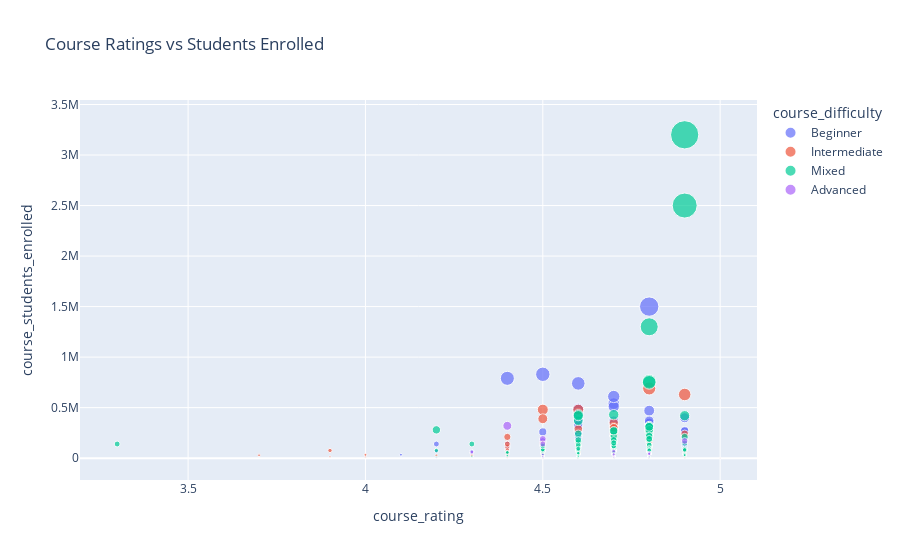

The cell this chart's notebook holds for it:
### Markdown cell above
### Course ratings vs Students Enrolled

### Code cell
fig = px.scatter(df, x='course_rating', y='course_students_enrolled', 
                 size='course_students_enrolled', color='course_difficulty', 
                 hover_data=['course_title', 'course_organization'], 
                 title='Course Ratings vs Students Enrolled')
fig.show()

### Figure 1 — Plotly figure (JSON) as saved in the notebook; plotly's stock layout.template omitted (floating-point values rounded to 4 significant figures; data arrays with more than 128 entries replaced by an {"elided": "..."} marker saying what was removed)
{"data": [{"customdata": {"elided": "487x2 str values"}, "hovertemplate": "course_difficulty=Beginner<br>course_rating=%{x}<br>course_students_enrolled=%{marker.size}<br>course_title=%{customdata[0]}<br>course_organization=%{customdata[1]}<extra></extra>", "legendgroup": "Beginner", "marker": {"color": "#636efa", "size": {"elided": "487 int values"}, "sizemode": "area", "sizeref": 8000, "symbol": "circle"}, "mode": "markers", "name": "Beginner", "orientation": "v", "showlegend": true, "type": "scatter", "x": {"elided": "487 float values"}, "xaxis": "x", "y": {"elided": "487 int values"}, "yaxis": "y"}, {"customdata": {"elided": "198x2 str values"}, "hovertemplate": "course_difficulty=Intermediate<br>course_rating=%{x}<br>course_students_enrolled=%{marker.size}<br>course_title=%{customdata[0]}<br>course_organization=%{customdata[1]}<extra></extra>", "legendgroup": "Intermediate", "marker": {"color": "#EF553B", "size": {"elided": "198 int values"}, "sizemode": "area", "sizeref": 8000, "symbol": "circle"}, "mode": "markers", "name": "Intermediate", "orientation": "v", "showlegend": true, "type": "scatter", "x": {"elided": "198 float values"}, "xaxis": "x", "y": {"elided": "198 int values"}, "yaxis": "y"}, {"customdata": {"elided": "187x2 str values"}, "hovertemplate": "course_difficulty=Mixed<br>course_rating=%{x}<br>course_students_enrolled=%{marker.size}<br>course_title=%{customdata[0]}<br>course_organization=%{customdata[1]}<extra></extra>", "legendgroup": "Mixed", "marker": {"color": "#00cc96", "size": {"elided": "187 int values"}, "sizemode": "area", "sizeref": 8000, "symbol": "circle"}, "mode": "markers", "name": "Mixed", "orientation": "v", "showlegend": true, "type": "scatter", "x": {"elided": "187 float values"}, "xaxis": "x", "y": {"elided": "187 int values"}, "yaxis": "y"}, {"customdata": [["Advanced Data Science with IBM", "Advanced Data Science with IBM"], ["Advanced Machine Learning", "Advanced Machine Learning"], ["Advanced Machine Learning with TensorFlow on Google Cloud Platform", "Advanced Machine Learning with TensorFlow on Google Cloud Platform"], ["Advanced Valuation and Strategy - M&A, Private Equity, and Venture Capital", "Advanced Valuation and Strategy - M&A, Private Equity, and Venture Capital"], ["Antibiotic Stewardship", "Antibiotic Stewardship"], ["Autodesk Certified Professional: AutoCAD for Design and Drafting Exam Prep", "Autodesk Certified Professional: AutoCAD for Design and Drafting Exam Prep"], ["Autodesk Certified Professional: Revit for Architectural Design Exam Prep", "Autodesk Certified Professional: Revit for Architectural Design Exam Prep"], ["Data Warehousing for Business Intelligence", "Data Warehousing for Business Intelligence"], ["IBM AI Enterprise Workflow", "IBM AI Enterprise Workflow"], ["Introduction to Self-Driving Cars", "Introduction to Self-Driving Cars"], ["Learn English: Advanced Grammar and Punctuation", "Learn English: Advanced Grammar and Punctuation"], ["Medical Neuroscience", "Medical Neuroscience"], ["Optical Engineering", "Optical Engineering"], ["Probabilistic Graphical Models 1: Representation", "Probabilistic Graphical Models 1: Representation"], ["Self-Driving Cars", "Self-Driving Cars"], ["Site Reliability Engineering: Measuring and Managing Reliability", "Site Reliability Engineering: Measuring and Managing Reliability"], ["Social and Economic Networks:  Models and Analysis", "Social and Economic Networks:  Models and Analysis"], ["Spacecraft Dynamics and Control", "Spacecraft Dynamics and Control"], ["Strategic Business Analytics", "Strategic Business Analytics"]], "hovertemplate": "course_difficulty=Advanced<br>course_rating=%{x}<br>course_students_enrolled=%{marker.size}<br>course_title=%{customdata[0]}<br>course_organization=%{customdata[1]}<extra></extra>", "legendgroup": "Advanced", "marker": {"color": "#ab63fa", "size": [320000, 190000, 35000, 29000, 11000, 22000, 9700, 140000, 3500, 39000, 52000, 170000, 6200, 68000, 39000, 16000, 42000, 12000, 60000], "sizemode": "area", "sizeref": 8000, "symbol": "circle"}, "mode": "markers", "name": "Advanced", "orientation": "v", "showlegend": true, "type": "scatter", "x": [4.4, 4.5, 4.5, 4.7, 4.5, 4.7, 4.7, 4.5, 4.4, 4.8, 4.8, 4.9, 4.2, 4.7, 4.7, 4.5, 4.8, 4.8, 4.3], "xaxis": "x", "y": [320000, 190000, 35000, 29000, 11000, 22000, 9700, 140000, 3500, 39000, 52000, 170000, 6200, 68000, 39000, 16000, 42000, 12000, 60000], "yaxis": "y"}], "layout": {"autosize": true, "legend": {"itemsizing": "constant", "title": {"text": "course_difficulty"}, "tracegroupgap": 0}, "title": {"text": "Course Ratings vs Students Enrolled"}, "xaxis": {"anchor": "y", "autorange": true, "domain": [0, 1], "range": [3.198, 5.102], "title": {"text": "course_rating"}, "type": "linear"}, "yaxis": {"anchor": "x", "autorange": true, "domain": [0, 1], "range": [-266600.0, 3754000.0], "title": {"text": "course_students_enrolled"}, "type": "linear"}}}
